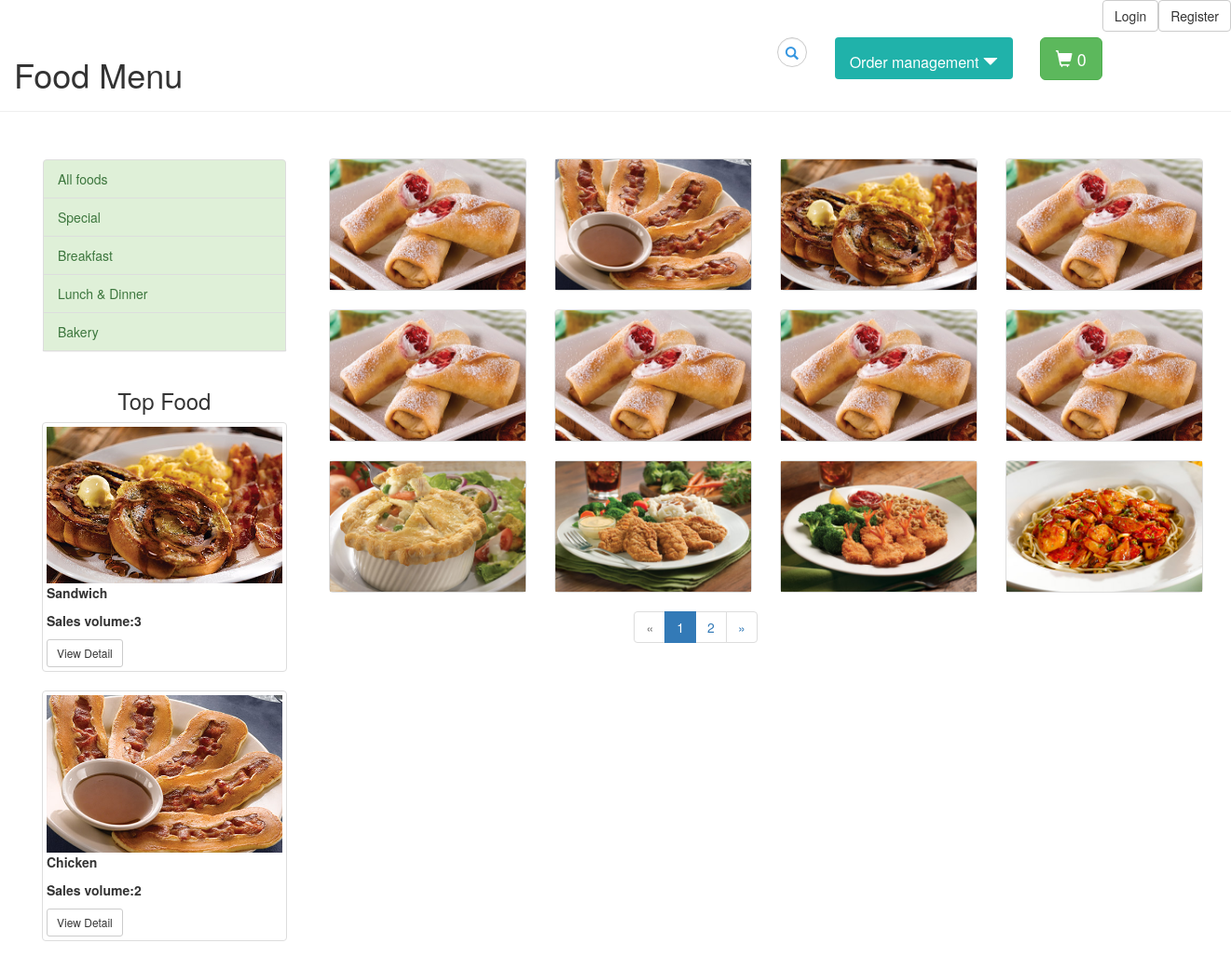
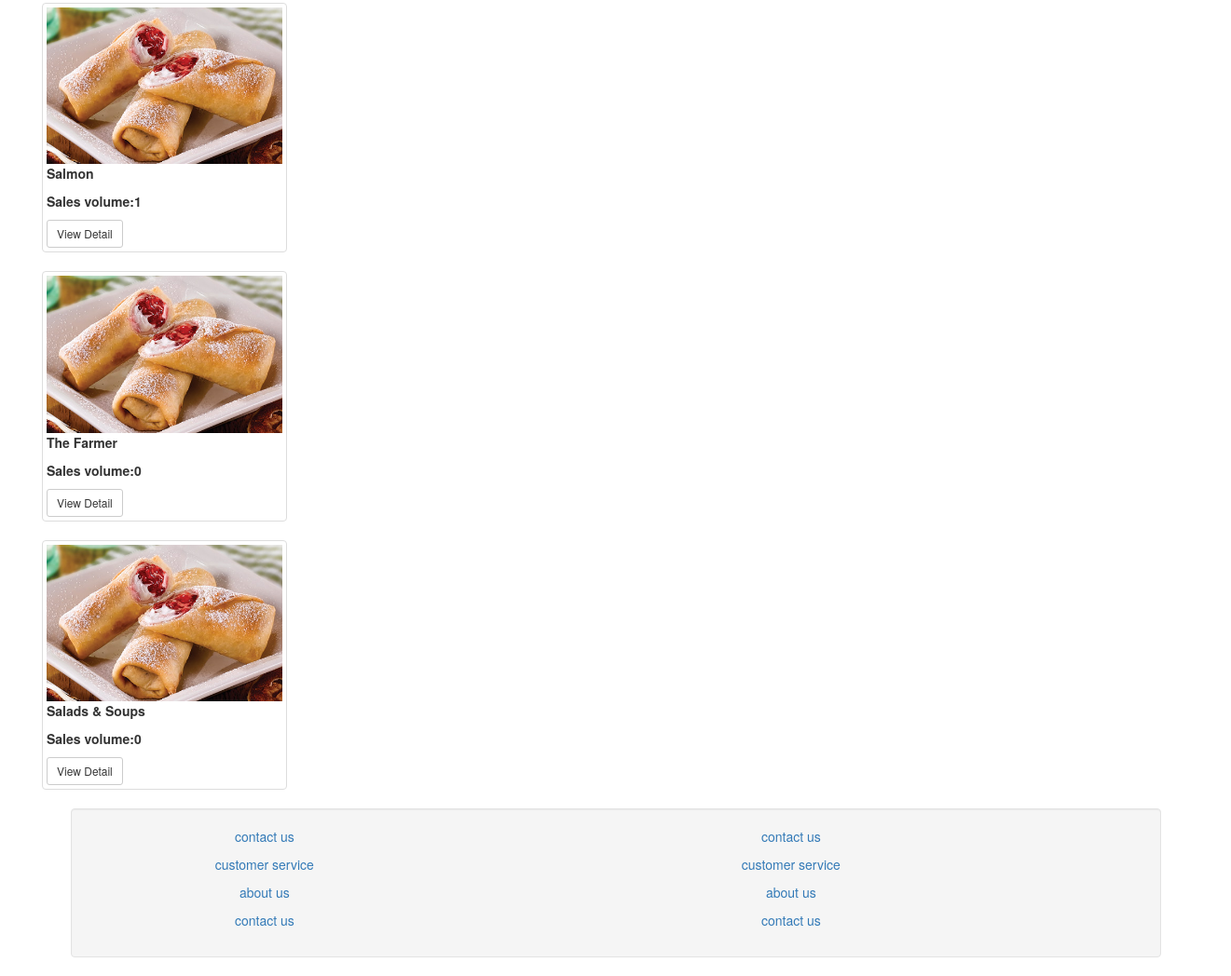
Screenshot of /Food/index.php with the database file from the repository (2 pictures, top to bottom).
### tables this page shows
CREATE TABLE IF NOT EXISTS `food` (
  `Food_id` int(8) NOT NULL AUTO_INCREMENT,
  `Food_Catagory` varchar(50) NOT NULL,
  `Food_Price` decimal(10,2) NOT NULL,
  `Food_Instock` int(8) NOT NULL,
  `Food_description` varchar(500) NOT NULL,
  `Food_mark` decimal(2,1) NOT NULL,
  `Food_Name` varchar(50) NOT NULL,
  `Food_Image` varchar(50) NOT NULL,
  `Discount_price` decimal(10,2) NOT NULL,
  `Viewed_times` int(8) NOT NULL,
  `Sales_volume` int(8) NOT NULL,
  PRIMARY KEY (`Food_id`)
);

### autoloader.php (called while the page is built, shortened)
<?php
spl_autoload_register(function ($class) {
  $prefix = 'Project';
    $base_dir = __DIR__ . '/';
  $len = strlen($prefix);
  $relative_class = substr($class, $len);
  $file = $base_dir . str_replace('\\', '/', $relative_class) . '.php';
});

### Auth/models/AuthModel.php (called while the page is built, shortened)
<?php
class AuthModel {
  public static function getUser($key = 'username') {
    return isset($_SESSION['user']) ? $_SESSION['user'][$key] : false;
  }
}

### Food/Model/Database.php (called while the page is built, shortened)
<?php
class Database
{
    private static $db;
    private static $dsn="mysql:host=localhost;dbname=php_project";
    private static $username="root";
    private static $password="";
    public static function getDB(){
       if(!isset(self::$db)) {
           try {
               self::$db = new PDO(self::$dsn, self::$username, self::$password);
           } catch (PDOException $e) {
               $error_message = $e->getMessage();
               include "../Errors/DatabaseError.php";
               exit();
           }
       }
        return self::$db;
    }
}

### Food/Model/ShoppingcartDB.php (called while the page is built, shortened)
<?php
require_once "Database.php";
class ShoppingcartDB
{
   private static $db;
    public static function getCount($userid){
        self::$db=Database::getDB();
        $query="select count(*) from food_shoppingcart where User_id='$userid'";
        $result=self::$db->query($query);
        $r=$result->fetch();
        return $r[0];
    }
}

### Food/Model/FoodDB.php (called while the page is built, shortened)
<?php
require_once "Database.php";
class FoodDB
{
    private static $db;
public static function getAll(){
  self::$db=Database::getDB();
  $query="select * from food";
    $results=self::$db->query($query);
  $result = $results->fetchAll(PDO::FETCH_ASSOC);
    return json_encode($result);
}
    public static function getTopFoods($count){
        self::$db=Database::getDB();
        $query="select * from food order by Sales_volume DESC limit $count";
        $results=self::$db->query($query);
        $all=array();
        foreach($results as $item){
            $food=new Food($item["Food_Catagory"],$item["Food_Price"],$item["Food_Instock"],
                $item["Food_description"],$item["Food_mark"],$item["Food_Name"],$item["Food_Image"],
                $item["Discount_price"],$item["Viewed_times"],$item["Sales_volume"]);
            $food->setId($item["Food_id"]);
            $all[]=$food;
        }
        return $all;
    }
    public static function pages($foods){
      if(count($foods)%12==0){
          $page=count($foods)/12;
      }else{
          $page=(count($foods)-count($foods)%12)/12+1;
      }
        return $page;
    }
}

### Food/Model/Food.php (called while the page is built, shortened)
<?php
class Food
{
 private $Id,$Catagory,$Price,$Instock,$Description,$Mark,$Name,$Image,
     $Discount_price,$Viewed_times,$Sales_volume;
    public function __construct($Catagory,$Price,$Instock,$Description,$Mark,$Name,$Image,
                                $Discount_price,$Viewed_times,$Sales_volume)
    {
        $this->Name=$Name;
        $this->Image=$Image;
        $this->Sales_volume=$Sales_volume;
    }
    public function getName(){
        return $this->Name;
    }
    public function getImage(){
        return $this->Image;
    }
    public function getSalesVolume(){
        return $this->Sales_volume;
    }
}

### Food/Food Management/show.php (the view, shortened to what this page needs)
<?php
foreach($foods as $key=>$food){
if($key<12){
?>
<div class="col-xs-12 col-sm-6 col-md-3">
    <form action="Food Management/index.php" method="get">
                    <div href="#" class="thumbnail">
                        <img src="../Assets/image/food/<?php echo $food->Food_Image;?>" alt="..." class="">
                      </div>
        </form>
                </div>
<?php }}?>

### Food/index.php (shortened to what this page needs)
<?php
include '../autoloader.php';
require "Model/FoodDB.php";
require_once "Model/Food.php";
require_once "Model/ShoppingcartDB.php";
if(isset($_POST["page"])){
    $page=$_POST["page"];
}else if(isset($_GET["page"])){
    $page=$_GET["page"];
}else{
    $page="all";
}
if(isset($_GET["action"])){
    if($_GET["action"]=="plus"){
        if(AuthModel::getUser()) {
            echo ShoppingcartDB::plus(AuthModel::getUser('id'), $_GET["foodid"]);
        }else{
           echo 0;
        }
    }else if($_GET["action"]=="userlogin"){
        if(AuthModel::getUser()){
            echo AuthModel::getUser('id');
        }else{
            echo false;
        }
    }
}else if(isset($_GET["search"])){
    $foods= FoodDB::search($_GET["search"]);
    echo $foods;
}else
{
    if ($page == "all") {
        $foods = FoodDB::getAll();
        $foods = json_decode($foods);
        $topfoods = FoodDB::getTopFoods(5);
        $pages = FoodDB::pages($foods);
        $cartnumber=ShoppingcartDB::getCount(AuthModel::getUser('id'));
        include "Food_Menu.php";
    } else if ($page == "allFoods") {
        $foods = FoodDB::getAll();
        echo $foods;
    } else {
        $foods = FoodDB::getFoodsByCatagory($page);
        echo $foods;
    }
}

### Food/Food_Menu.php (shortened to what this page needs)
<head>
</head>
<body>
<?php include "../Assets/html/header.php";?>
<link rel="stylesheet" type="text/css" href="../Assets/css/food-index.css" />
<main>
    <div class="container-fluid">
        <div class="page-header row">
            <h1 class="col-md-3">Food Menu</h1>
            <div class="col-md-3 col-md-offset-2">
            <form action="index.php" class="search-form " method="get">
                <div class="form-group has-feedback">
                    <input list="listchosen" type="text" class="form-control" name="search" id="search" placeholder="search">
                    <span class="glyphicon glyphicon-search form-control-feedback" ></span>
                </div>
            </form>
                </div>
            <div class="btn-group col-md-2 ">
                <div class="dropdown">
                   <a href="order_management/index.php" id="goorder"> <button class="dropbtn btn btn-info order">Order management
                        <span class="glyphicon glyphicon-triangle-bottom"></span>
                    </button>
                   </a>
                </div>
            </div>
            <div class="container button-wrapper cart col-md-1">
               <a href="FoodShoppingcartManagement/index.php" id="goshop"> <button class="btn btn-success btn-lg"><span class="glyphicon glyphicon-shopping-cart"></span> <span class="items"><?php
                           echo $cartnumber;
                           ?></span></button></a>
            </div>
        </div>
        <div class="sidebar-nav col-xs-12 col-sm-3 col-md-3  ">
            <div id="MainMenu" class="collapse navbar-collapse ctlist">
                <div class="list-group panel">
                    <a href="#demo1" id="allFoods" class="list-group-item list-group-item-success" data-toggle="collapse" data-parent="#MainMenu">All foods</a>
                    <a href="#demo3" id="special" class="list-group-item list-group-item-success" data-toggle="collapse" data-parent="#MainMenu">Special</a>
                    <a href="#demo4" id="breakfast" class="list-group-item list-group-item-success" data-toggle="collapse" data-parent="#MainMenu">Breakfast</a>
                    <a href="#demo5" id="LunchAndDinner" class="list-group-item list-group-item-success" data-toggle="collapse" data-parent="#MainMenu">Lunch & Dinner</a>
                    <a href="#demo6" id="Bakery" class="list-group-item list-group-item-success" data-toggle="collapse" data-parent="#MainMenu">Bakery</a>
                </div>
            </div>
         <div id="rate"><h3>Top Food</h3>
<?php foreach($topfoods as $food){?>
             <div class="col-xs-12 col-sm-12 col-md-12">
                 <form action="Food Management/index.php" method="get">
                 <div href="#" class="thumbnail">
                     <img src="../Assets/image/food/<?php echo $food->getImage();?>" alt="..." class="">
                     <p><?php echo $food->getName();?></p>
                    <p>Sales volume:<?php echo $food->getSalesVolume();?></p>
                     <input type="submit" class="btn btn-default btn-sm " value="View Detail" />
                 </div>
                 </form>
             </div>
<?php }?>
         </div>
</div>
        <div class="menu col-xs-12  col-sm-9 col-md-9">
<div class="row">
   <?php include "Food Management/show.php";?>
  </div>
            <nav class="col-md-offset-4 col-sm-offset-4 col-xs-12 col-md-10 col-sm-8">
                <ul class="pagination">
                    <li class="disabled">
      <span>
        <span aria-hidden="true">&laquo;</span>
      </span>
                    </li>
                    <?php for($i=1;$i<=$pages;$i++){?>
                        <li class="<?php if($i==1){echo "active";}?>">
                            <span><?php echo $i;?><span class="sr-only">(current)</span></span>
                        </li>
                    <?php }?>
                    <li>
                    <span>
        <span aria-hidden="true">&raquo;</span>
      </span>
                    </li>
                </ul>
            </nav>
   </div>
    </div>
</main>
<?php include "../Assets/html/footer.php";?>
</body>

### Assets/html/header.php (shortened to what this page needs)
<link href="/Assets/css/bootstrap.min.css" type="text/css" rel="stylesheet">
<div class="pull-right">
  <div id="login"></div>
</div>

### Assets/html/footer.php
<footer class="footer">
  <div class="well container">
    <div class="col-sm-4 text-center">
      <p><a href="#">contact us</a></p>
      <p><a href="#">customer service</a></p>
      <p><a href="#">about us</a></p>
      <p><a href="#">contact us</a></p>
    </div>
    <div class="col-sm-offset-4 text-center">
      <p><a href="#">contact us</a></p>
      <p><a href="#">customer service</a></p>
      <p><a href="#">about us</a></p>
      <p><a href="#">contact us</a></p>
    </div>
  </div>
</footer>

### Assets/css/food-index.css (style rules this page uses)
main { background-color:white; margin:0; padding:0; }
img { margin:0 auto; padding:0; display: block; }
.menu { margin-top:30px; }
.ctlist { margin-top: 30px; }
.cart { display: inline-block; }
.order { height: 45px; }
div h3 { text-align: center; }
.search-form .form-group { float: right !important; transition: all 0.35s, border-radius 0s; width: 32px; height: 32px; background-color: #fff; box-shadow: 0 1px 1px rgba(0, 0, 0, 0.075) inset; border-radius: 25px; border: 1px solid #ccc; }
.search-form .form-group input.form-control { padding-right: 20px; border: 0 none; background: transparent; box-shadow: none; display:block; }
.search-form .form-group span.form-control-feedback { position: absolute; top: -1px; right: -2px; z-index: 2; display: block; width: 34px; height: 34px; line-height: 34px; text-align: center; color: #3596e0; left: initial; font-size: 14px; }
.pagination { margin:0 auto; }
.menu .thumbnail { padding: 0; background-color: black; margin-left: 0; margin-right: 0; }
.menu .thumbnail img { margin-right: 0; margin-left: 0; width:100%; }
#rate .thumbnail { background-color: white; }
#rate p { font-weight: 800; }
.menu nav li:not(.disabled) { cursor: pointer; }
.dropbtn { background-color: lightseagreen; color: white; padding: 16px; font-size: 16px; border: none; cursor: pointer; }
.dropdown { position: relative; display: inline-block; }

### rows the page displays
food: Food_Image (picture), Food_Name "Sandwich", Sales_volume "3"
food: Food_Image (picture), Food_Name "Chicken", Sales_volume "2"
food: Food_Image (picture), Food_Name "Salmon", Sales_volume "1"
food: Food_Image (picture), Food_Name "The Farmer", Sales_volume "0"
food: Food_Image (picture), Food_Name "Salads & Soups", Sales_volume "0"
food: Food_Image (picture)
food: Food_Image (picture)
food: Food_Image (picture)
food: Food_Image (picture)
food: Food_Image (picture)
food: Food_Image (picture)
food: Food_Image (picture)

### other values shown
$cartnumber "0"
